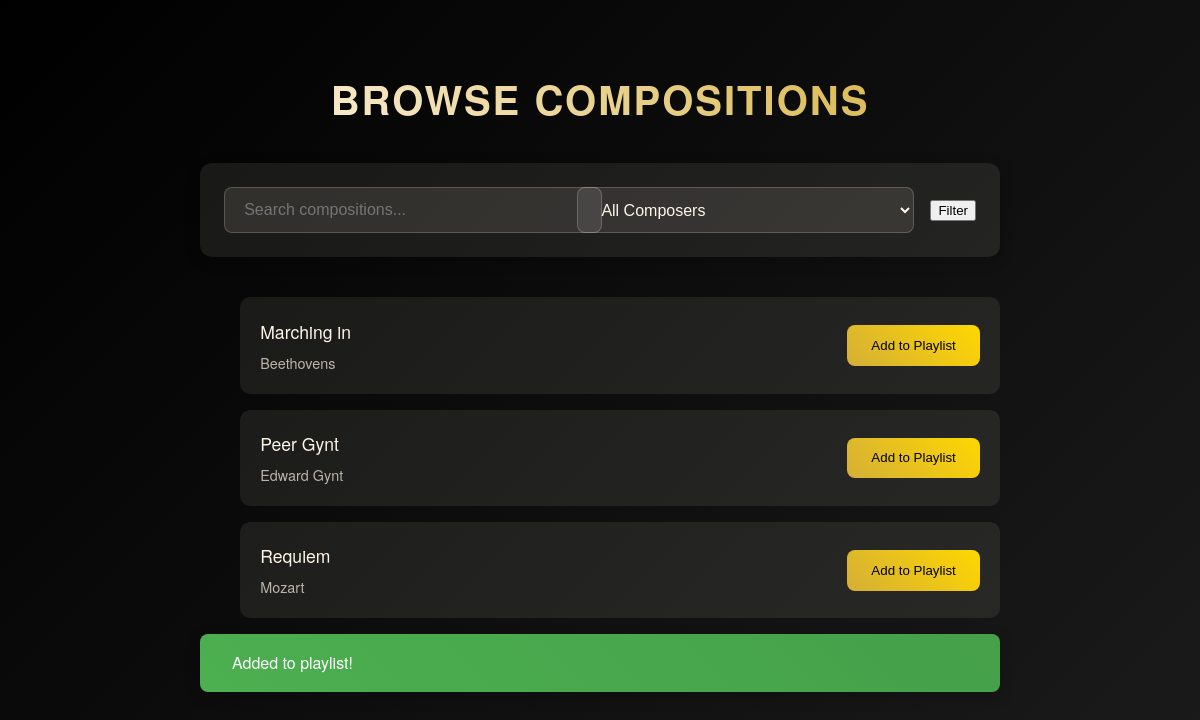
/pages/playlists/list.php (signed in), run on the app's committed database.
### tables this page shows
CREATE TABLE `compositions` (
  `composition_id` int(11) NOT NULL,
  `composer_id` int(11) DEFAULT NULL,
  `title` varchar(255) NOT NULL,
  `opus_number` varchar(50) DEFAULT NULL,
  `year_composed` int(11) DEFAULT NULL,
  `duration` int(11) DEFAULT NULL,
  `description` text DEFAULT NULL,
  `audio_path` varchar(255) DEFAULT NULL,
  `sheet_music_path` varchar(255) DEFAULT NULL,
  `created_at` timestamp NOT NULL DEFAULT current_timestamp(),
  `updated_at` timestamp NOT NULL DEFAULT current_timestamp() ON UPDATE current_timestamp(),
  `period` varchar(100) DEFAULT NULL,
  `genre` varchar(100) DEFAULT NULL,
  `difficulty_level` enum('Beginner','Intermediate','Advanced','Professional') DEFAULT NULL,
  `sheet_music_file` varchar(255) DEFAULT NULL,
  `preview_file` varchar(255) DEFAULT NULL,
  `uploaded_by` int(11) DEFAULT NULL
);

CREATE TABLE `composers` (
  `composer_id` int(11) NOT NULL,
  `name` varchar(100) NOT NULL,
  `birth_date` date DEFAULT NULL,
  `death_date` date DEFAULT NULL,
  `nationality` varchar(100) DEFAULT NULL,
  `birth_place` varchar(100) DEFAULT NULL,
  `death_place` varchar(100) DEFAULT NULL,
  `biography` text DEFAULT NULL,
  `portrait_url` varchar(255) DEFAULT NULL,
  `era` varchar(50) DEFAULT NULL,
  `created_at` timestamp NOT NULL DEFAULT current_timestamp(),
  `updated_at` timestamp NOT NULL DEFAULT current_timestamp() ON UPDATE current_timestamp()
);

### pages/playlists/list.php (the view, shortened to what this page needs)
<?php
require_once '../../includes/db.php';
$playlist_id = isset($_GET['playlist']) ? (int)$_GET['playlist'] : 0;
$search = isset($_GET['search']) ? trim($_GET['search']) : '';
$query = "
    SELECT c.*, comp.name as composer_name,
           CASE WHEN pi.playlist_id IS NOT NULL THEN 1 ELSE 0 END as in_playlist
    FROM compositions c
    JOIN composers comp ON c.composer_id = comp.composer_id
    LEFT JOIN playlist_items pi ON c.composition_id = pi.composition_id AND pi.playlist_id = ?
    WHERE 1=1
";
$params = [$playlist_id];
$types = "i";
$query .= " ORDER BY comp.name, c.title";
$stmt = $conn->prepare($query);
$stmt->bind_param($types, ...$params);
$stmt->execute();
$compositions = $stmt->get_result()->fetch_all(MYSQLI_ASSOC);
?>
<!DOCTYPE html>
<html lang="en">
<head>
    <link rel="stylesheet" href="https://cdnjs.cloudflare.com/ajax/libs/font-awesome/6.0.0/css/all.min.css">
</head>
<body>
    <div class="container">
        <h1>Browse Compositions</h1>
        <div class="filters">
            <form method="GET" class="search-form">
                <input type="text" name="search" placeholder="Search compositions..."
                       value="<?php echo htmlspecialchars($search); ?>">
                <select name="composer">
                    <option value="">All Composers</option>
                </select>
                <button type="submit" class="btn">Filter</button>
            </form>
        </div>
        <ul class="composition-list">
            <?php foreach ($compositions as $composition): ?>
                <li class="composition-item">
                    <div class="composition-info">
                        <div class="composition-title">
                            <?php echo htmlspecialchars($composition['title']); ?>
                        </div>
                        <div class="composition-composer">
                            <?php echo htmlspecialchars($composition['composer_name']); ?>
                        </div>
                    </div>
                    <button class="add-btn"
                            onclick="addToPlaylist(<?php echo $composition['composition_id']; ?>)"
                            <?php echo $composition['in_playlist'] ? 'disabled' : ''; ?>>
                        <?php echo $composition['in_playlist'] ? 'Added' : 'Add to Playlist'; ?>
                    </button>
                </li>
            <?php endforeach; ?>
        </ul>
        <div class="success-message" id="successMessage">
            Added to playlist!
        </div>
    </div>
</body>
</html>

### pages/playlists/list.php (style rules this page uses)
body { font-family: 'Helvetica Neue', 'Futura', sans-serif; background: linear-gradient(135deg, #000000, #1a1a1a); color: #fef5e7; line-height: 1.6; padding: 2rem; }
.container { max-width: 800px; margin: 0 auto; }
h1 { font-size: 2.5rem; margin-bottom: 2rem; text-align: center; text-transform: uppercase; letter-spacing: 2px; background: linear-gradient(45deg, #fef5e7, #d4af37); -webkit-background-clip: text; -webkit-text-fill-color: transparent; }
.filters { background: rgba(254, 245, 231, 0.08); padding: 1.5rem; border-radius: 12px; margin-bottom: 2.5rem; box-shadow: 0 4px 15px rgba(0, 0, 0, 0.2); }
.search-form { display: grid; grid-template-columns: 1fr 1fr auto; gap: 1rem; align-items: center; }
input[type="text"], select { width: 100%; padding: 0.8rem 1.2rem; background: rgba(254, 245, 231, 0.1); border: 1px solid rgba(254, 245, 231, 0.2); border-radius: 8px; color: #fef5e7; font-size: 1rem; transition: all 0.3s ease; }
.composition-item { background: rgba(254, 245, 231, 0.08); padding: 1.2rem; margin-bottom: 1rem; border-radius: 10px; transition: all 0.3s ease; border: 1px solid transparent; display: flex; align-items: center; justify-content: space-between; }
.composition-title { font-size: 1.1rem; font-weight: 500; margin-bottom: 0.3rem; }
.composition-composer { font-size: 0.9rem; color: rgba(254, 245, 231, 0.7); }
.add-btn { background: linear-gradient(45deg, #d4af37, #ffd700); color: black; padding: 0.8rem 1.5rem; border: none; border-radius: 8px; font-weight: 500; cursor: pointer; transition: all 0.3s ease; min-width: 120px; }
.success-message { background: linear-gradient(45deg, #4CAF50, #45a049); color: white; padding: 1rem 2rem; border-radius: 8px; box-shadow: 0 4px 15px rgba(0, 0, 0, 0.2); animation: slideIn 0.3s ease; }

### data on the page
compositions: title "Marching in", composer.name "Beethovens"
compositions: title "Peer Gynt", composer.name "Edward Gynt"
compositions: title "Requiem", composer.name "Mozart"
